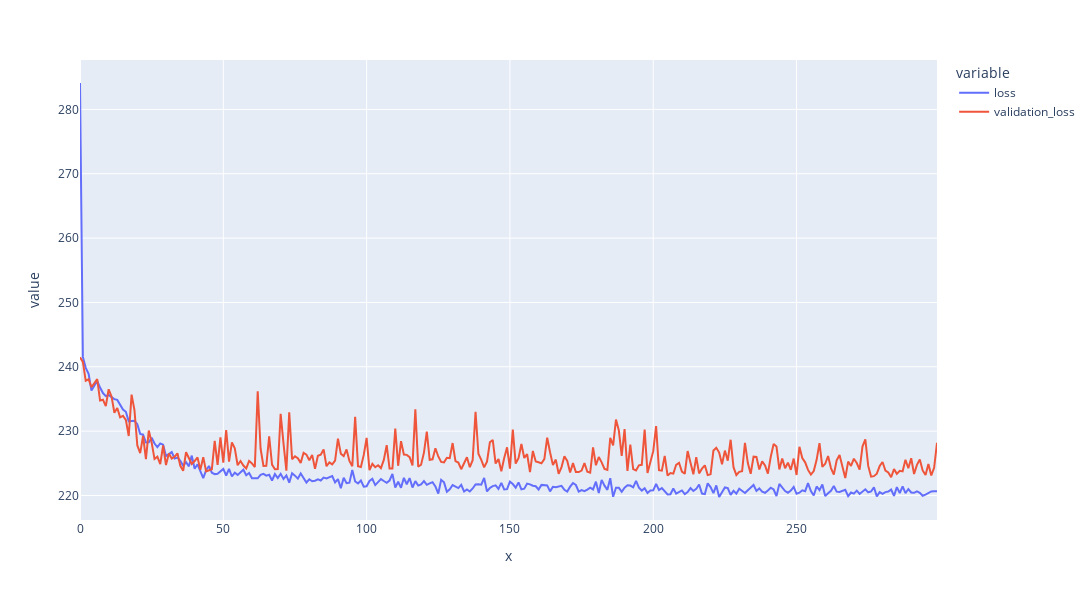

Notebook source saved alongside this figure:
### Code cell
loss = pd.DataFrame ( { 'loss' : hist.history['loss'], 'validation_loss' :hist.history ['val_loss'] })
px.line ( loss, x = range (len(loss)), y = ['loss', 'validation_loss'], height = 600, width = 1200 )

### Figure 1 — Plotly figure (JSON) as saved in the notebook; plotly's stock layout.template omitted (floating-point values rounded to 4 significant figures; data arrays with more than 128 entries replaced by an {"elided": "..."} marker saying what was removed)
{"data": [{"hovertemplate": "variable=loss<br>x=%{x}<br>value=%{y}<extra></extra>", "legendgroup": "loss", "line": {"color": "#636efa", "dash": "solid"}, "marker": {"symbol": "circle"}, "mode": "lines", "name": "loss", "orientation": "v", "showlegend": true, "type": "scatter", "x": {"elided": "300 int values"}, "xaxis": "x", "y": {"elided": "300 float values"}, "yaxis": "y"}, {"hovertemplate": "variable=validation_loss<br>x=%{x}<br>value=%{y}<extra></extra>", "legendgroup": "validation_loss", "line": {"color": "#EF553B", "dash": "solid"}, "marker": {"symbol": "circle"}, "mode": "lines", "name": "validation_loss", "orientation": "v", "showlegend": true, "type": "scatter", "x": {"elided": "300 int values"}, "xaxis": "x", "y": {"elided": "300 float values"}, "yaxis": "y"}], "layout": {"height": 600, "legend": {"title": {"text": "variable"}, "tracegroupgap": 0}, "margin": {"t": 60}, "width": 1200, "xaxis": {"anchor": "y", "domain": [0, 1], "title": {"text": "x"}}, "yaxis": {"anchor": "x", "domain": [0, 1], "title": {"text": "value"}}}}
